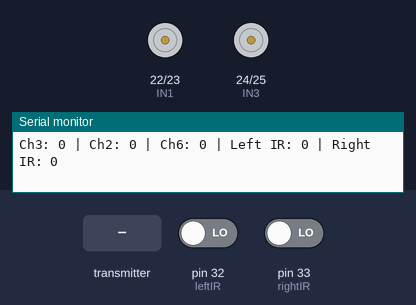
Bench run of a sketch on a simulated Arduino Mega 2560, built with avr-gcc and run on an emulated ATmega2560. On the bench: motor-driver pin pairs drawn as motors (green arrow = first pin HIGH = forward, orange = second pin HIGH = backward, longer = more drive, scaled by the enable pin), the last lines printed to the serial monitor. Inputs (shaded band) come from the test bench; at power-on: pin 32 (leftIR) LOW, pin 33 (rightIR) LOW.

Above: at 1.2 s.
1.3 s: the transmitter starts sending readChannel.1 = 1000
At 1.7 s:
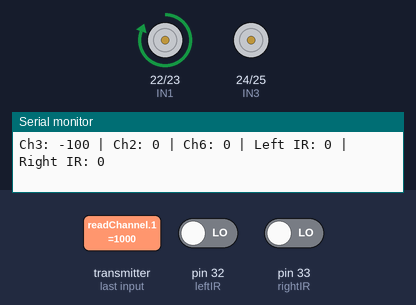
2.8 s: the transmitter starts sending readChannel.5 = 2000
At 3.9 s:
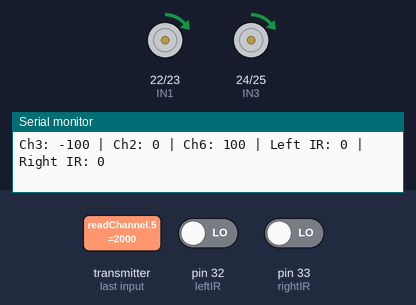
4.3 s: pin 32 (leftIR) driven HIGH
At 5.3 s:
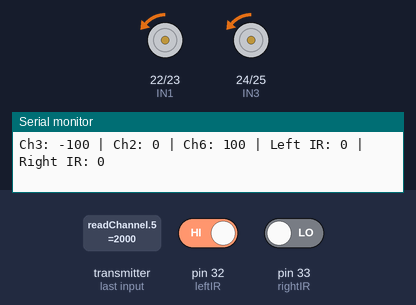
7.3 s: the transmitter starts sending readChannel.5 = 1000
8.8 s: the transmitter starts sending readChannel.2 = 1000
At 9.2 s:
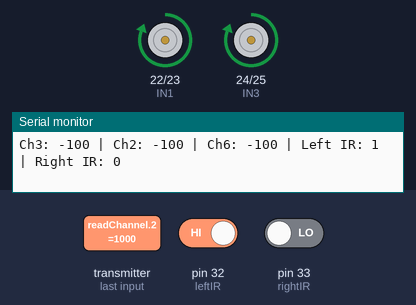
10.3 s: the transmitter starts sending readChannel.1 = 1250
At 11.6 s:
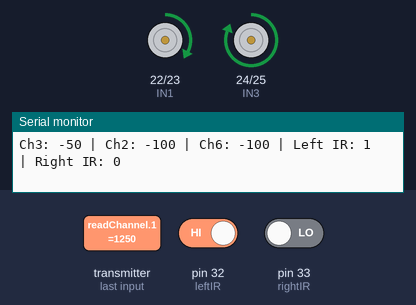
Timing chart, 0 to 12.8 s (numbered marks = the images above; inputs shaded):
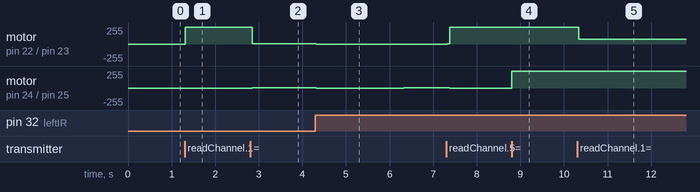

Measured:
- after the input at 1.3 s, motor on pin 22 (IN1) / pin 23 (IN2): stopped → forward 255/255 at once
- after the input at 2.8 s, motor on pin 22 (IN1) / pin 23 (IN2): forward 255/255 → forward 1/255 after 0.05 s; motor on pin 24 (IN3) / pin 25 (IN4): stopped → forward 1/255 after 0.05 s
- after the input at 4.3 s, motor on pin 22 (IN1) / pin 23 (IN2): forward 1/255 → backward 1/255 at once, → stopped 2.0 s later; motor on pin 24 (IN3) / pin 25 (IN4): forward 1/255 → backward 1/255 at once, → forward 1/255 2.0 s later
- after the input at 8.8 s, motor on pin 24 (IN3) / pin 25 (IN4): stopped → forward 255/255 at once
- after the input at 10.3 s, motor on pin 22 (IN1) / pin 23 (IN2): forward 255/255 → forward 72/255 at once

The sketch:

IBUSminicarcode.ino
```cpp
#include <IBusBM.h>

IBusBM ibusRc;

HardwareSerial& ibusRcSerial = Serial1;
HardwareSerial& debugSerial = Serial;

// H-Bridge wiring (L298N)
const int ENA = 9;   // Left motor enable (PWM)
const int IN1 = 22;  // Left motor input 1
const int IN2 = 23;  // Left motor input 2

const int ENB = 10;  // Right motor enable (PWM)
const int IN3 = 24;  // Right motor input 3
const int IN4 = 25;  // Right motor input 4

// IR sensors
const int leftIR  = 32;
const int rightIR = 33;

void setup() {
  debugSerial.begin(74880);
  ibusRc.begin(ibusRcSerial);

  // Motor pins
  pinMode(ENA, OUTPUT);
  pinMode(IN1, OUTPUT);
  pinMode(IN2, OUTPUT);

  pinMode(ENB, OUTPUT);
  pinMode(IN3, OUTPUT);
  pinMode(IN4, OUTPUT);

  // IR pins
  pinMode(leftIR, INPUT);
  pinMode(rightIR, INPUT);

  // Stop motors at start
  analogWrite(ENA, 0);
  analogWrite(ENB, 0);
  digitalWrite(IN1, LOW);
  digitalWrite(IN2, LOW);
  digitalWrite(IN3, LOW);
  digitalWrite(IN4, LOW);
}

// Read channel and map to -100..100
int readChannel(byte channelInput, int minLimit, int maxLimit, int defaultValue) {
  uint16_t ch = ibusRc.readChannel(channelInput);
  if (ch < 100) return defaultValue;
  return map(ch, 1000, 2000, minLimit, maxLimit);
}

// Proportional motor drive with deadzone
void driveMotor(int channelValue, int enPin, int inPin1, int inPin2) {
  if (channelValue < -30) {
    digitalWrite(inPin1, HIGH);
    digitalWrite(inPin2, LOW);
    int pwmVal = map(abs(channelValue), 30, 100, 0, 255);
    analogWrite(enPin, pwmVal);
  } else if (channelValue > 30) {
    digitalWrite(inPin1, LOW);
    digitalWrite(inPin2, HIGH);
    int pwmVal = map(channelValue, 30, 100, 0, 255);
    analogWrite(enPin, pwmVal);
  } else {
    analogWrite(enPin, 0);
    digitalWrite(inPin1, LOW);
    digitalWrite(inPin2, LOW);
  }
}

// direct motor control (speed 0–255, dir: 1=forward, -1=back, 0=stop)
void setMotor(int speed, int dir, int enPin, int inPin1, int inPin2) {
  speed = constrain(speed, 0, 255);
  if (dir > 0) {
    // FORWARD
    digitalWrite(inPin1, HIGH);   // << swapped
    digitalWrite(inPin2, LOW);
    analogWrite(enPin, speed);
  } else if (dir < 0) {
    // BACKWARD
    digitalWrite(inPin1, LOW);    // << swapped
    digitalWrite(inPin2, HIGH);
    analogWrite(enPin, speed);
  } else {
    analogWrite(enPin, 0);
    digitalWrite(inPin1, LOW);
    digitalWrite(inPin2, LOW);
  }
}
void loop() {
  ibusRc.loop();

  int leftValue  = readChannel(1, -100, 100, 0);   // Ch3
  int rightValue = readChannel(2, -100, 100, 0);   // Ch2
  int ch6Value   = readChannel(5, -100, 100, 0);   // Ch6

  int leftIRValue  = digitalRead(leftIR);
  int rightIRValue = digitalRead(rightIR);

  if (ch6Value <= 0) {
    // --- Manual mode ---
    driveMotor(leftValue, ENA, IN1, IN2);
    driveMotor(rightValue, ENB, IN3, IN4);
  } else {
    // --- Autonomous obstacle avoid mode ---
    // Drive forward until obstacle
    setMotor(1, 1, ENA, IN1, IN2); // slow forward
    setMotor(1, 1, ENB, IN3, IN4);

    if (leftIRValue == HIGH || rightIRValue == HIGH) {
      // Obstacle detected -> backup
      setMotor(1, -1, ENA, IN1, IN2);
      setMotor(1, -1, ENB, IN3, IN4);
      delay(2000);

      // Turn right
      setMotor(0, 0, ENA, IN1, IN2);    // stop left motor
      setMotor(1, 1, ENB, IN3, IN4);  // right motor forward
      delay(1000);

      // Resume forward
      setMotor(5, 1, ENA, IN1, IN2);
      setMotor(5, 1, ENB, IN3, IN4);
    }
  }

  // Debug
  debugSerial.print("Ch3: ");
  debugSerial.print(leftValue);
  debugSerial.print(" | Ch2: ");
  debugSerial.print(rightValue);
  debugSerial.print(" | Ch6: ");
  debugSerial.print(ch6Value);
  debugSerial.print(" | Left IR: ");
  debugSerial.print(leftIRValue);
  debugSerial.print(" | Right IR: ");
  debugSerial.println(rightIRValue);

  delay(50);
}
```
